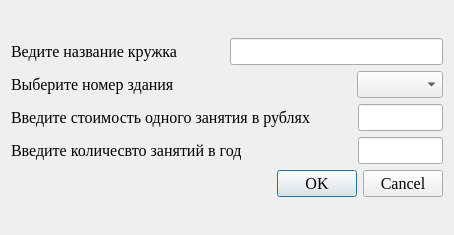
<?xml version="1.0" encoding="UTF-8"?>
<ui version="4.0">
 <class>AddNewLesson</class>
 <widget class="QDialog" name="AddNewLesson">
  <property name="geometry">
   <rect>
    <x>0</x>
    <y>0</y>
    <width>454</width>
    <height>235</height>
   </rect>
  </property>
  <property name="font">
   <font>
    <family>Times New Roman</family>
    <pointsize>12</pointsize>
   </font>
  </property>
  <property name="windowTitle">
   <string>Новый кружок</string>
  </property>
  <layout class="QVBoxLayout" name="verticalLayout_2">
   <item>
    <layout class="QVBoxLayout" name="verticalLayout">
     <item>
      <layout class="QHBoxLayout" name="horizontalLayout" stretch="1,1">
       <item>
        <widget class="QLabel" name="label_2">
         <property name="font">
          <font>
           <family>Times New Roman</family>
           <pointsize>12</pointsize>
          </font>
         </property>
         <property name="text">
          <string>Ведите название кружка</string>
         </property>
        </widget>
       </item>
       <item>
        <widget class="QLineEdit" name="lineEdit_LessonName"/>
       </item>
      </layout>
     </item>
     <item>
      <layout class="QHBoxLayout" name="horizontalLayout_2" stretch="4,1">
       <item>
        <widget class="QLabel" name="label">
         <property name="font">
          <font>
           <family>Times New Roman</family>
           <pointsize>12</pointsize>
          </font>
         </property>
         <property name="text">
          <string>Выберите номер здания</string>
         </property>
        </widget>
       </item>
       <item>
        <widget class="QComboBox" name="comboBox_BuildingNumber"/>
       </item>
      </layout>
     </item>
     <item>
      <layout class="QHBoxLayout" name="horizontalLayout_3" stretch="4,1">
       <item>
        <widget class="QLabel" name="label_3">
         <property name="font">
          <font>
           <family>Times New Roman</family>
           <pointsize>12</pointsize>
          </font>
         </property>
         <property name="text">
          <string>Введите стоимость одного занятия в рублях</string>
         </property>
        </widget>
       </item>
       <item>
        <widget class="QLineEdit" name="lineEdit_LessonRate"/>
       </item>
      </layout>
     </item>
     <item>
      <layout class="QHBoxLayout" name="horizontalLayout_4" stretch="4,1">
       <item>
        <widget class="QLabel" name="label_4">
         <property name="font">
          <font>
           <family>Times New Roman</family>
           <pointsize>12</pointsize>
          </font>
         </property>
         <property name="text">
          <string>Введите количесвто занятий в год</string>
         </property>
        </widget>
       </item>
       <item>
        <widget class="QLineEdit" name="lineEdit_LessonPerYear"/>
       </item>
      </layout>
     </item>
     <item>
      <widget class="QDialogButtonBox" name="buttonBox">
       <property name="orientation">
        <enum>Qt::Horizontal</enum>
       </property>
       <property name="standardButtons">
        <set>QDialogButtonBox::Cancel|QDialogButtonBox::Ok</set>
       </property>
      </widget>
     </item>
    </layout>
   </item>
  </layout>
 </widget>
 <resources/>
 <connections>
  <connection>
   <sender>buttonBox</sender>
   <signal>accepted()</signal>
   <receiver>AddNewLesson</receiver>
   <slot>accept()</slot>
   <hints>
    <hint type="sourcelabel">
     <x>248</x>
     <y>254</y>
    </hint>
    <hint type="destinationlabel">
     <x>157</x>
     <y>274</y>
    </hint>
   </hints>
  </connection>
  <connection>
   <sender>buttonBox</sender>
   <signal>rejected()</signal>
   <receiver>AddNewLesson</receiver>
   <slot>reject()</slot>
   <hints>
    <hint type="sourcelabel">
     <x>316</x>
     <y>260</y>
    </hint>
    <hint type="destinationlabel">
     <x>286</x>
     <y>274</y>
    </hint>
   </hints>
  </connection>
 </connections>
</ui>
